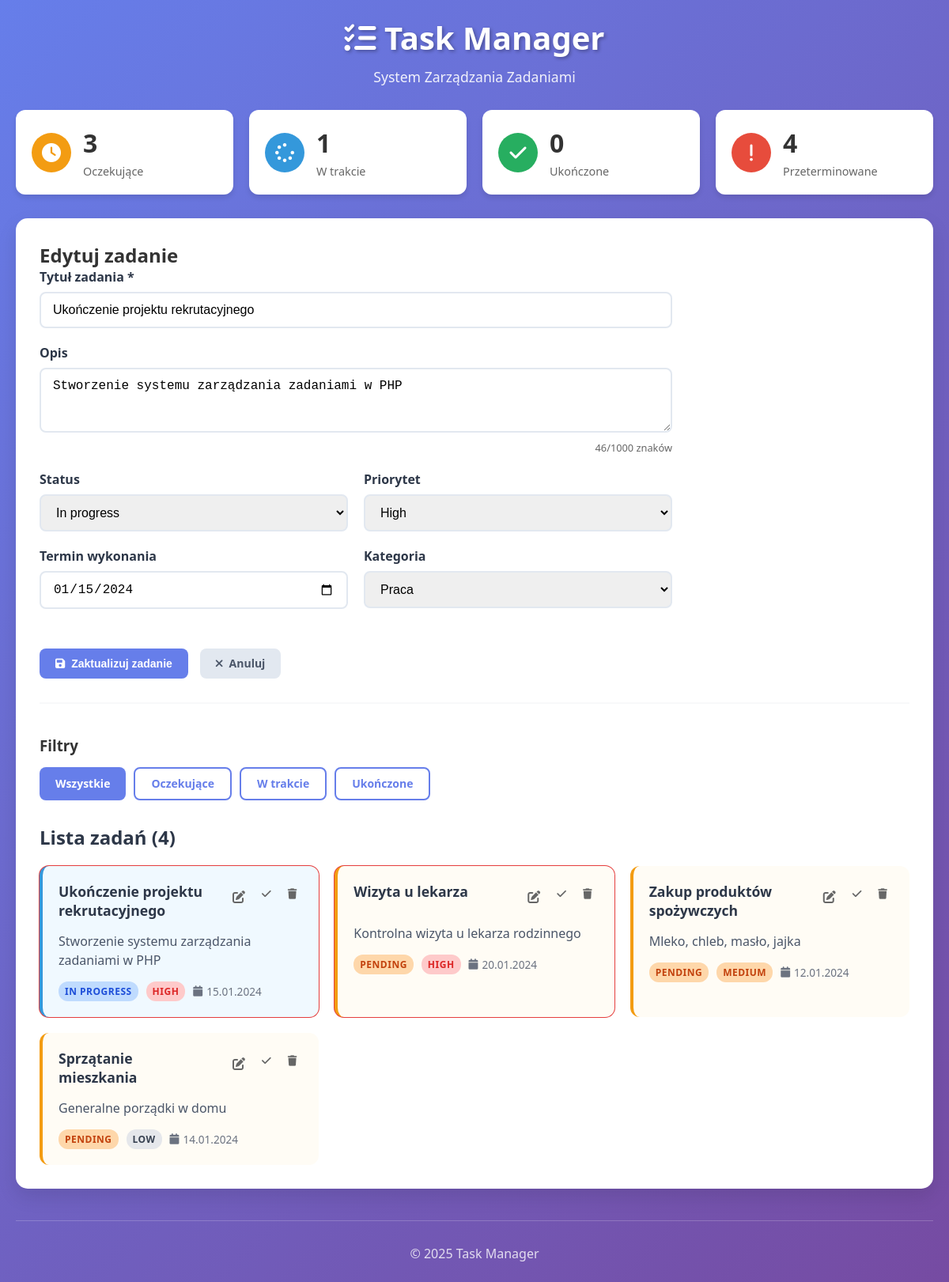
Screenshot of /?edit=1 with the database file from the repository.
### tables this page shows
CREATE TABLE IF NOT EXISTS tasks (
    id INT PRIMARY KEY AUTO_INCREMENT,
    title VARCHAR(255) NOT NULL,
    description TEXT,
    status ENUM('pending', 'in_progress', 'completed') DEFAULT 'pending',
    priority ENUM('low', 'medium', 'high') DEFAULT 'medium',
    due_date DATE,
    created_at TIMESTAMP DEFAULT CURRENT_TIMESTAMP,
    updated_at TIMESTAMP DEFAULT CURRENT_TIMESTAMP ON UPDATE CURRENT_TIMESTAMP
);

CREATE TABLE IF NOT EXISTS categories (
    id INT PRIMARY KEY AUTO_INCREMENT,
    name VARCHAR(100) NOT NULL UNIQUE,
    color VARCHAR(7) DEFAULT '#3498db',
    created_at TIMESTAMP DEFAULT CURRENT_TIMESTAMP
);

### public/index.php (the view, shortened to what the rows shown need)
<?php
spl_autoload_register(function ($class) {
    $prefix = 'TaskManager\\';
    $baseDir = __DIR__ . '/../src/';
    $len = strlen($prefix);
    $relativeClass = substr($class, $len);
    $file = $baseDir . str_replace('\\', '/', $relativeClass) . '.php';
});
$controller = new TaskController();
try {
    $statusFilter = $_GET['status'] ?? null;
    $tasks = $controller->index($statusFilter);
    $categories = $controller->getCategories();
    $editTask = null;
    if (isset($_GET['edit'])) {
        $editTask = $controller->show((int)$_GET['edit']);
    }
} catch (Exception $e) {
    $error = $e->getMessage();
    $tasks = [];
    $categories = [];
    $statistics = [];
}
?>
<!DOCTYPE html>
<html lang="pl">
<head>
    <link rel="stylesheet" href="css/style.css">
    <link href="https://cdnjs.cloudflare.com/ajax/libs/font-awesome/6.0.0/css/all.min.css" rel="stylesheet">
</head>
<body>
    <div class="container">
        <header class="header">
            <h1><i class="fas fa-tasks"></i> Task Manager</h1>
        </header>
        <div class="main-content">
            <div class="form-section">
                <h2><?php echo $editTask ? 'Edytuj zadanie' : 'Dodaj nowe zadanie'; ?></h2>
                <form method="POST" class="task-form">
                    <div class="form-group">
                        <label for="title">Tytuł zadania *</label>
                        <input type="text" id="title" name="title" required
                               value="<?php echo $editTask ? htmlspecialchars($editTask->getTitle()) : ''; ?>">
                    </div>
                    <div class="form-group">
                        <label for="description">Opis</label>
                        <textarea id="description" name="description" rows="3"><?php echo $editTask ? htmlspecialchars($editTask->getDescription() ?? '') : ''; ?></textarea>
                    </div>
                    <div class="form-row">
                        <div class="form-group">
                            <label for="status">Status</label>
                            <select id="status" name="status">
                                <?php foreach (Task::getAllowedStatuses() as $status): ?>
                                    <option value="<?php echo $status; ?>"
                                            <?php echo ($editTask && $editTask->getStatus() === $status) ? 'selected' : ''; ?>>
                                        <?php echo ucfirst(str_replace('_', ' ', $status)); ?>
                                    </option>
                                <?php endforeach; ?>
                            </select>
                        </div>
                        <div class="form-group">
                            <label for="priority">Priorytet</label>
                            <select id="priority" name="priority">
                                <?php foreach (Task::getAllowedPriorities() as $priority): ?>
                                    <option value="<?php echo $priority; ?>"
                                            <?php echo ($editTask && $editTask->getPriority() === $priority) ? 'selected' : ''; ?>>
                                        <?php echo ucfirst($priority); ?>
                                    </option>
                                <?php endforeach; ?>
                            </select>
                        </div>
                    </div>
                    <div class="form-row">
                        <div class="form-group">
                            <label for="due_date">Termin wykonania</label>
                            <input type="date" id="due_date" name="due_date"
                                   value="<?php echo $editTask && $editTask->getDueDate() ? $editTask->getDueDate()->format('Y-m-d') : ''; ?>">
                        </div>
                        <div class="form-group">
                            <label for="category_id">Kategoria</label>
                            <select id="category_id" name="category_id">
                                <?php foreach ($categories as $category): ?>
                                    <option value="<?php echo $category['id']; ?>"
                                            <?php echo ($editTask && $editTask->getCategoryId() == $category['id']) ? 'selected' : ''; ?>>
                                        <?php echo htmlspecialchars($category['name']); ?>
                                    </option>
                                <?php endforeach; ?>
                            </select>
                        </div>
                    </div>
                </form>
            </div>
            <div class="tasks-section">
                <h2>Lista zadań (<?php echo count($tasks); ?>)</h2>
                <?php if (empty($tasks)): ?>
                    <div class="empty-state">
                        <i class="fas fa-inbox fa-3x"></i>
                        <h3>Brak zadań</h3>
                        <p>Dodaj pierwsze zadanie używając formularza powyżej.</p>
                    </div>
                <?php else: ?>
                    <div class="tasks-grid">
                        <?php foreach ($tasks as $task): ?>
                            <div class="task-card <?php echo $task->getStatus(); ?> priority-<?php echo $task->getPriority(); ?>">
                                <div class="task-header">
                                    <h3><?php echo htmlspecialchars($task->getTitle()); ?></h3>
                                    <div class="task-actions">
                                        <a href="?edit=<?php echo $task->getId(); ?>" class="btn-icon" title="Edytuj">
                                            <i class="fas fa-edit"></i>
                                        </a>
                                        <?php if ($task->getStatus() !== 'completed'): ?>
                                            <form method="POST" style="display: inline;">
                                                <button type="submit" class="btn-icon" title="Oznacz jako wykonane">
                                                    <i class="fas fa-check"></i>
                                                </button>
                                            </form>
                                        <?php endif; ?>
                                        <form method="POST" style="display: inline;" onsubmit="return confirm('Czy na pewno chcesz usunąć to zadanie?')">
                                            <button type="submit" class="btn-icon btn-danger" title="Usuń">
                                                <i class="fas fa-trash"></i>
                                            </button>
                                        </form>
                                    </div>
                                </div>
                                <?php if ($task->getDescription()): ?>
                                    <p class="task-description"><?php echo htmlspecialchars($task->getDescription()); ?></p>
                                <?php endif; ?>
                                <div class="task-meta">
                                    <span class="status-badge status-<?php echo $task->getStatus(); ?>">
                                        <?php echo ucfirst(str_replace('_', ' ', $task->getStatus())); ?>
                                    </span>
                                    <span class="priority-badge priority-<?php echo $task->getPriority(); ?>">
                                        <?php echo ucfirst($task->getPriority()); ?>
                                    </span>
                                    <?php if ($task->getDueDate()): ?>
                                        <span class="due-date">
                                            <i class="fas fa-calendar"></i>
                                            <?php echo $task->getDueDate()->format('d.m.Y'); ?>
                                        </span>
                                    <?php endif; ?>
                                </div>
                            </div>
                        <?php endforeach; ?>
                    </div>
                <?php endif; ?>
            </div>
        </div>
    </div>
</body>
</html>

### rows the page displays
tasks: title "Ukończenie projektu rekrutacyjnego", description "Stworzenie systemu zarządzania zadaniami w PHP", status "In progress", priority "High", due_date "01/15/2024", category_id "Praca", status "IN PROGRESS", priority "HIGH", due_date "15.01.2024"
tasks: title "Wizyta u lekarza", description "Kontrolna wizyta u lekarza rodzinnego", status "PENDING", priority "HIGH", due_date "20.01.2024"
tasks: title "Zakup produktów spożywczych", description "Mleko, chleb, masło, jajka", status "PENDING", priority "MEDIUM", due_date "12.01.2024"
tasks: title "Sprzątanie mieszkania", description "Generalne porządki w domu", status "PENDING", priority "LOW", due_date "14.01.2024"

### other values shown
$statistics['by_status']['pending'] "3"
$statistics['by_status']['in_progress'] "1"
$statistics['by_status']['completed'] "0"
$statistics['overdue'] "4"
count($tasks) "4"
